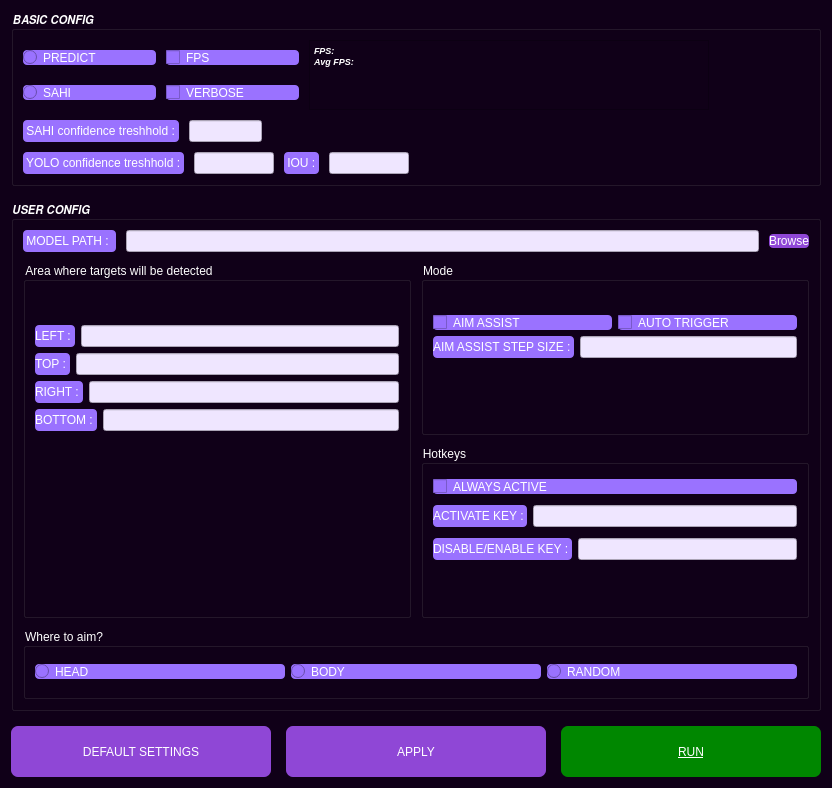
<?xml version="1.0" encoding="UTF-8"?>
<ui version="4.0">
 <class>Dialog</class>
 <widget class="QDialog" name="Dialog">
  <property name="geometry">
   <rect>
    <x>0</x>
    <y>0</y>
    <width>832</width>
    <height>788</height>
   </rect>
  </property>
  <property name="sizePolicy">
   <sizepolicy hsizetype="Preferred" vsizetype="Preferred">
    <horstretch>0</horstretch>
    <verstretch>0</verstretch>
   </sizepolicy>
  </property>
  <property name="windowTitle">
   <string>🪄Magic-tricks-tool🪄</string>
  </property>
  <property name="styleSheet">
   <string notr="true">background-color: rgb(16, 0, 24);</string>
  </property>
  <layout class="QVBoxLayout" name="verticalLayout_9" stretch="3,10,1">
   <property name="spacing">
    <number>15</number>
   </property>
   <item>
    <widget class="QGroupBox" name="BASIC_CONFIG_groupBox">
     <property name="sizePolicy">
      <sizepolicy hsizetype="Preferred" vsizetype="Preferred">
       <horstretch>5</horstretch>
       <verstretch>5</verstretch>
      </sizepolicy>
     </property>
     <property name="styleSheet">
      <string notr="true">color: rgb(255, 255, 255);</string>
     </property>
     <property name="title">
      <string>𝘽𝘼𝙎𝙄𝘾 𝘾𝙊𝙉𝙁𝙄𝙂</string>
     </property>
     <layout class="QVBoxLayout" name="verticalLayout_11">
      <property name="spacing">
       <number>10</number>
      </property>
      <item>
       <layout class="QHBoxLayout" name="horizontalLayout" stretch="1,1,3">
        <property name="rightMargin">
         <number>100</number>
        </property>
        <item>
         <layout class="QVBoxLayout" name="verticalLayout">
          <item>
           <widget class="QRadioButton" name="PREDICT_radioButton">
            <property name="toolTip">
             <string>&lt;html&gt;&lt;head/&gt;&lt;body&gt;&lt;p&gt;If True - will detect large and medium-sized targets (this is enough for most games, so it is not recommended to change this parameter)&lt;/p&gt;&lt;/body&gt;&lt;/html&gt;</string>
            </property>
            <property name="styleSheet">
             <string notr="true">color: rgb(255, 255, 255);
background-color: rgb(154, 114, 255);
border-radius: 4px;
font: 12pt &quot;Segoe UI&quot;;</string>
            </property>
            <property name="text">
             <string>PREDICT</string>
            </property>
           </widget>
          </item>
          <item>
           <widget class="QRadioButton" name="SAHI_radioButton">
            <property name="toolTip">
             <string>&lt;html&gt;&lt;head/&gt;&lt;body&gt;&lt;p&gt;If True - will detect small and medium sized targets (this will reduce FPS by about 10x, so its an option only for rich guys with powerful GPU)&lt;/p&gt;&lt;/body&gt;&lt;/html&gt;</string>
            </property>
            <property name="styleSheet">
             <string notr="true">color: rgb(255, 255, 255);
background-color: rgb(154, 114, 255);
border-radius: 4px;
font: 12pt &quot;Segoe UI&quot;;</string>
            </property>
            <property name="text">
             <string>SAHI</string>
            </property>
           </widget>
          </item>
         </layout>
        </item>
        <item>
         <layout class="QVBoxLayout" name="verticalLayout_2">
          <item>
           <widget class="QCheckBox" name="FPS_checkBox">
            <property name="toolTip">
             <string>&lt;html&gt;&lt;head/&gt;&lt;body&gt;&lt;p&gt;If True - FPS and averageFPS will be displayed&lt;/p&gt;&lt;/body&gt;&lt;/html&gt;</string>
            </property>
            <property name="styleSheet">
             <string notr="true">color: rgb(255, 255, 255);
background-color: rgb(154, 114, 255);
border-radius: 4px;
font: 12pt &quot;Segoe UI&quot;;</string>
            </property>
            <property name="text">
             <string>FPS</string>
            </property>
           </widget>
          </item>
          <item>
           <widget class="QCheckBox" name="VERBOSE_checkBox">
            <property name="toolTip">
             <string>&lt;html&gt;&lt;head/&gt;&lt;body&gt;&lt;p&gt;If True - detected boxes will be drawn(it will decrease FPS by a lot)&lt;/p&gt;&lt;/body&gt;&lt;/html&gt;</string>
            </property>
            <property name="styleSheet">
             <string notr="true">color: rgb(255, 255, 255);
background-color: rgb(154, 114, 255);
border-radius: 4px;
font: 12pt &quot;Segoe UI&quot;;</string>
            </property>
            <property name="text">
             <string>VERBOSE</string>
            </property>
           </widget>
          </item>
         </layout>
        </item>
        <item>
         <widget class="QTextEdit" name="FPS_textEdit">
          <property name="styleSheet">
           <string notr="true">font: 700 italic 7pt &quot;Verdana&quot;;
</string>
          </property>
          <property name="html">
           <string>&lt;!DOCTYPE HTML PUBLIC &quot;-//W3C//DTD HTML 4.0//EN&quot; &quot;http://www.w3.org/TR/REC-html40/strict.dtd&quot;&gt;
&lt;html&gt;&lt;head&gt;&lt;meta name=&quot;qrichtext&quot; content=&quot;1&quot; /&gt;&lt;meta charset=&quot;utf-8&quot; /&gt;&lt;style type=&quot;text/css&quot;&gt;
p, li { white-space: pre-wrap; }
hr { height: 1px; border-width: 0; }
li.unchecked::marker { content: &quot;\2610&quot;; }
li.checked::marker { content: &quot;\2612&quot;; }
&lt;/style&gt;&lt;/head&gt;&lt;body style=&quot; font-family:'Verdana'; font-size:7pt; font-weight:700; font-style:italic;&quot;&gt;
&lt;p style=&quot; margin-top:0px; margin-bottom:0px; margin-left:0px; margin-right:0px; -qt-block-indent:0; text-indent:0px;&quot;&gt;FPS:&lt;/p&gt;
&lt;p style=&quot; margin-top:0px; margin-bottom:0px; margin-left:0px; margin-right:0px; -qt-block-indent:0; text-indent:0px;&quot;&gt;Avg FPS:&lt;/p&gt;&lt;/body&gt;&lt;/html&gt;</string>
          </property>
         </widget>
        </item>
       </layout>
      </item>
      <item>
       <layout class="QVBoxLayout" name="verticalLayout_10">
        <property name="rightMargin">
         <number>400</number>
        </property>
        <item>
         <layout class="QHBoxLayout" name="horizontalLayout_3" stretch="1,1,2">
          <property name="rightMargin">
           <number>0</number>
          </property>
          <item>
           <widget class="QLabel" name="SAHI_CT_label">
            <property name="toolTip">
             <string>&lt;html&gt;&lt;head/&gt;&lt;body&gt;&lt;p&gt;A threshold that defines how confident the SAHI must be to detect an object&lt;/p&gt;&lt;/body&gt;&lt;/html&gt;</string>
            </property>
            <property name="styleSheet">
             <string notr="true">color: rgb(255, 255, 255);
background-color: rgb(154, 114, 255);
border-radius: 4px;
font: 12pt &quot;Segoe UI&quot;;</string>
            </property>
            <property name="text">
             <string> SAHI confidence treshhold : </string>
            </property>
           </widget>
          </item>
          <item>
           <widget class="QLineEdit" name="SAHI_CT_lineEdit">
            <property name="styleSheet">
             <string notr="true">background-color: rgb(239, 230, 255);
color: rgb(0, 0, 47);</string>
            </property>
           </widget>
          </item>
          <item>
           <spacer name="horizontalSpacer_2">
            <property name="orientation">
             <enum>Qt::Horizontal</enum>
            </property>
            <property name="sizeHint" stdset="0">
             <size>
              <width>40</width>
              <height>20</height>
             </size>
            </property>
           </spacer>
          </item>
         </layout>
        </item>
        <item>
         <layout class="QHBoxLayout" name="horizontalLayout_2">
          <item>
           <widget class="QLabel" name="YOLO_CONFIDENCE_THRESHOLD_label">
            <property name="toolTip">
             <string>&lt;html&gt;&lt;head/&gt;&lt;body&gt;&lt;p&gt;A threshold that defines how confident the YOLO must be to detect an object&lt;/p&gt;&lt;/body&gt;&lt;/html&gt;</string>
            </property>
            <property name="styleSheet">
             <string notr="true">color: rgb(255, 255, 255);
background-color: rgb(154, 114, 255);
border-radius: 4px;
font: 12pt &quot;Segoe UI&quot;;</string>
            </property>
            <property name="text">
             <string> YOLO confidence treshhold : </string>
            </property>
           </widget>
          </item>
          <item>
           <widget class="QLineEdit" name="YOLO_CONFIDENCE_THRESHOLD_lineEdit">
            <property name="styleSheet">
             <string notr="true">background-color: rgb(239, 230, 255);
color: rgb(0, 0, 47);</string>
            </property>
           </widget>
          </item>
          <item>
           <widget class="QLabel" name="IOU_label">
            <property name="toolTip">
             <string>&lt;html&gt;&lt;head/&gt;&lt;body&gt;&lt;p&gt;Intersection Over Union (IOU)&lt;/p&gt;&lt;/body&gt;&lt;/html&gt;</string>
            </property>
            <property name="styleSheet">
             <string notr="true">color: rgb(255, 255, 255);
background-color: rgb(154, 114, 255);
border-radius: 4px;
font: 12pt &quot;Segoe UI&quot;;</string>
            </property>
            <property name="text">
             <string> IOU : </string>
            </property>
           </widget>
          </item>
          <item>
           <widget class="QLineEdit" name="IOU_lineEdit">
            <property name="styleSheet">
             <string notr="true">background-color: rgb(239, 230, 255);
color: rgb(0, 0, 47);</string>
            </property>
           </widget>
          </item>
         </layout>
        </item>
       </layout>
      </item>
     </layout>
    </widget>
   </item>
   <item>
    <widget class="QGroupBox" name="USER_CONFIG_groupBox">
     <property name="styleSheet">
      <string notr="true">color: rgb(255, 255, 255);</string>
     </property>
     <property name="title">
      <string>𝙐𝙎𝙀𝙍 𝘾𝙊𝙉𝙁𝙄𝙂</string>
     </property>
     <layout class="QVBoxLayout" name="verticalLayout_12" stretch="1,10,2">
      <property name="spacing">
       <number>10</number>
      </property>
      <item>
       <layout class="QHBoxLayout" name="horizontalLayout_8">
        <item>
         <widget class="QLabel" name="MODEL_PATH_label">
          <property name="toolTip">
           <string>&lt;html&gt;&lt;head/&gt;&lt;body&gt;&lt;p&gt;Path to neural network model&lt;/p&gt;&lt;/body&gt;&lt;/html&gt;</string>
          </property>
          <property name="styleSheet">
           <string notr="true">color: rgb(255, 255, 255);
background-color: rgb(154, 114, 255);
border-radius: 4px;
font: 12pt &quot;Segoe UI&quot;;</string>
          </property>
          <property name="text">
           <string> MODEL PATH :  </string>
          </property>
         </widget>
        </item>
        <item>
         <widget class="QLineEdit" name="MODEL_PATH_lineEdit">
          <property name="styleSheet">
           <string notr="true">background-color: rgb(239, 230, 255);
color: rgb(0, 0, 47);</string>
          </property>
         </widget>
        </item>
        <item>
         <widget class="QPushButton" name="Browse_pushButton">
          <property name="styleSheet">
           <string notr="true">
QPushButton{
color: rgb(255, 255, 255);
background-color: rgb(143, 71, 214);
border-radius: 4px;
font: 12pt &quot;Verdana&quot;;
}

QPushButton:hover{
	background-color:rgba(143, 71, 214,90);
}

QPushButton:pressed{
	background-color: rgba(143, 71, 214,70);
}</string>
          </property>
          <property name="text">
           <string>Browse</string>
          </property>
         </widget>
        </item>
       </layout>
      </item>
      <item>
       <layout class="QHBoxLayout" name="horizontalLayout_18" stretch="1,1">
        <item>
         <widget class="QGroupBox" name="Area_groupBox">
          <property name="toolTip">
           <string/>
          </property>
          <property name="title">
           <string>Area where targets will be detected</string>
          </property>
          <layout class="QVBoxLayout" name="verticalLayout_13" stretch="0">
           <property name="bottomMargin">
            <number>150</number>
           </property>
           <item>
            <layout class="QVBoxLayout" name="verticalLayout_3">
             <item>
              <layout class="QHBoxLayout" name="horizontalLayout_4">
               <item>
                <widget class="QLabel" name="LEFT_label">
                 <property name="toolTip">
                  <string>&lt;html&gt;&lt;head/&gt;&lt;body&gt;&lt;p&gt;On the X scale, the upper left corner&lt;/p&gt;&lt;/body&gt;&lt;/html&gt;</string>
                 </property>
                 <property name="styleSheet">
                  <string notr="true">color: rgb(255, 255, 255);
background-color: rgb(154, 114, 255);
border-radius: 4px;
font: 12pt &quot;Segoe UI&quot;;</string>
                 </property>
                 <property name="text">
                  <string>LEFT : </string>
                 </property>
                </widget>
               </item>
               <item>
                <widget class="QLineEdit" name="LEFT_lineEdit">
                 <property name="styleSheet">
                  <string notr="true">background-color: rgb(239, 230, 255);
color: rgb(0, 0, 47);</string>
                 </property>
                </widget>
               </item>
              </layout>
             </item>
             <item>
              <layout class="QHBoxLayout" name="horizontalLayout_5">
               <item>
                <widget class="QLabel" name="TOP_label">
                 <property name="toolTip">
                  <string>&lt;html&gt;&lt;head/&gt;&lt;body&gt;&lt;p&gt;On the Y scale, the upper left corner &lt;/p&gt;&lt;/body&gt;&lt;/html&gt;</string>
                 </property>
                 <property name="styleSheet">
                  <string notr="true">color: rgb(255, 255, 255);
background-color: rgb(154, 114, 255);
border-radius: 4px;
font: 12pt &quot;Segoe UI&quot;;</string>
                 </property>
                 <property name="text">
                  <string>TOP : </string>
                 </property>
                </widget>
               </item>
               <item>
                <widget class="QLineEdit" name="TOP_lineEdit">
                 <property name="styleSheet">
                  <string notr="true">background-color: rgb(239, 230, 255);
color: rgb(0, 0, 47);</string>
                 </property>
                </widget>
               </item>
              </layout>
             </item>
             <item>
              <layout class="QHBoxLayout" name="horizontalLayout_6">
               <item>
                <widget class="QLabel" name="RIGHT_label">
                 <property name="toolTip">
                  <string>&lt;html&gt;&lt;head/&gt;&lt;body&gt;&lt;p&gt;On the X scale, the lower right &lt;/p&gt;&lt;/body&gt;&lt;/html&gt;</string>
                 </property>
                 <property name="styleSheet">
                  <string notr="true">color: rgb(255, 255, 255);
background-color: rgb(154, 114, 255);
border-radius: 4px;
font: 12pt &quot;Segoe UI&quot;;</string>
                 </property>
                 <property name="text">
                  <string>RIGHT : </string>
                 </property>
                </widget>
               </item>
               <item>
                <widget class="QLineEdit" name="RIGHT_lineEdit">
                 <property name="styleSheet">
                  <string notr="true">background-color: rgb(239, 230, 255);
color: rgb(0, 0, 47);</string>
                 </property>
                </widget>
               </item>
              </layout>
             </item>
             <item>
              <layout class="QHBoxLayout" name="horizontalLayout_7">
               <item>
                <widget class="QLabel" name="BOTTOM_label">
                 <property name="toolTip">
                  <string>&lt;html&gt;&lt;head/&gt;&lt;body&gt;&lt;p&gt;On the Y scale, the lower right corner&lt;/p&gt;&lt;/body&gt;&lt;/html&gt;</string>
                 </property>
                 <property name="styleSheet">
                  <string notr="true">color: rgb(255, 255, 255);
background-color: rgb(154, 114, 255);
border-radius: 4px;
font: 12pt &quot;Segoe UI&quot;;</string>
                 </property>
                 <property name="text">
                  <string>BOTTOM : </string>
                 </property>
                </widget>
               </item>
               <item>
                <widget class="QLineEdit" name="BOTTOM_lineEdit">
                 <property name="styleSheet">
                  <string notr="true">background-color: rgb(239, 230, 255);
color: rgb(0, 0, 47);</string>
                 </property>
                </widget>
               </item>
              </layout>
             </item>
            </layout>
           </item>
          </layout>
         </widget>
        </item>
        <item>
         <layout class="QVBoxLayout" name="verticalLayout_4">
          <item>
           <widget class="QGroupBox" name="Mode_groupBox">
            <property name="title">
             <string>Mode</string>
            </property>
            <layout class="QVBoxLayout" name="verticalLayout_14">
             <property name="bottomMargin">
              <number>50</number>
             </property>
             <item>
              <layout class="QVBoxLayout" name="verticalLayout_5">
               <item>
                <layout class="QHBoxLayout" name="horizontalLayout_10">
                 <item>
                  <widget class="QCheckBox" name="AIM_ASSIST_checkBox">
                   <property name="toolTip">
                    <string>&lt;html&gt;&lt;head/&gt;&lt;body&gt;&lt;p&gt;If True - it is automatically aimed at the target in the specified area&lt;/p&gt;&lt;/body&gt;&lt;/html&gt;</string>
                   </property>
                   <property name="styleSheet">
                    <string notr="true">color: rgb(255, 255, 255);
background-color: rgb(154, 114, 255);
border-radius: 4px;
font: 12pt &quot;Segoe UI&quot;;</string>
                   </property>
                   <property name="text">
                    <string>AIM ASSIST</string>
                   </property>
                  </widget>
                 </item>
                 <item>
                  <widget class="QCheckBox" name="AUTO_TRIGGER_checkBox">
                   <property name="toolTip">
                    <string>&lt;html&gt;&lt;head/&gt;&lt;body&gt;&lt;p&gt;If True - it is automatically shoots when the cursor is within the detected box&lt;/p&gt;&lt;/body&gt;&lt;/html&gt;</string>
                   </property>
                   <property name="styleSheet">
                    <string notr="true">color: rgb(255, 255, 255);
background-color: rgb(154, 114, 255);
border-radius: 4px;
font: 12pt &quot;Segoe UI&quot;;</string>
                   </property>
                   <property name="text">
                    <string>AUTO TRIGGER</string>
                   </property>
                  </widget>
                 </item>
                </layout>
               </item>
               <item>
                <layout class="QHBoxLayout" name="horizontalLayout_11">
                 <item>
                  <widget class="QLabel" name="SCALE_label">
                   <property name="toolTip">
                    <string>&lt;html&gt;&lt;head/&gt;&lt;body&gt;&lt;p&gt;Determines how big the steps will be when the aim assist brings the cursor to the target.&lt;/p&gt;&lt;p&gt;If this variable is too small, the movement will be slow, if it is too high, the movement will be jerky.&lt;/p&gt;&lt;p&gt;You have to determine this variable yourself by trial and error.&lt;/p&gt;&lt;/body&gt;&lt;/html&gt;</string>
                   </property>
                   <property name="styleSheet">
                    <string notr="true">color: rgb(255, 255, 255);
background-color: rgb(154, 114, 255);
border-radius: 4px;
font: 12pt &quot;Segoe UI&quot;;</string>
                   </property>
                   <property name="text">
                    <string>AIM ASSIST STEP SIZE : </string>
                   </property>
                  </widget>
                 </item>
                 <item>
                  <widget class="QLineEdit" name="SCALE_lineEdit">
                   <property name="styleSheet">
                    <string notr="true">background-color: rgb(239, 230, 255);
color: rgb(0, 0, 47);</string>
                   </property>
                  </widget>
                 </item>
                </layout>
               </item>
              </layout>
             </item>
            </layout>
           </widget>
          </item>
          <item>
           <widget class="QGroupBox" name="Hotkeys_groupBox">
            <property name="title">
             <string>Hotkeys</string>
            </property>
            <layout class="QHBoxLayout" name="horizontalLayout_19">
             <property name="bottomMargin">
              <number>50</number>
             </property>
             <item>
              <layout class="QVBoxLayout" name="verticalLayout_6">
               <item>
                <widget class="QCheckBox" name="ALWAYS_ACTIVE_checkBox">
                 <property name="toolTip">
                  <string>&lt;html&gt;&lt;head/&gt;&lt;body&gt;&lt;p&gt;If True - will work all the time regardless of whether the ACTIVATE KEY is pressed or not&lt;/p&gt;&lt;/body&gt;&lt;/html&gt;</string>
                 </property>
                 <property name="styleSheet">
                  <string notr="true">color: rgb(255, 255, 255);
background-color: rgb(154, 114, 255);
border-radius: 4px;
font: 12pt &quot;Segoe UI&quot;;</string>
                 </property>
                 <property name="text">
                  <string>ALWAYS ACTIVE</string>
                 </property>
                </widget>
               </item>
               <item>
                <layout class="QHBoxLayout" name="horizontalLayout_12">
                 <item>
                  <widget class="QLabel" name="ACTIVATE_KEY_label">
                   <property name="toolTip">
                    <string>&lt;html&gt;&lt;head/&gt;&lt;body&gt;&lt;p&gt;Specifies a virtual key(Right mouse button by default).Aim assist and auto-trigger will work only when this key is pressed.  &lt;/p&gt;&lt;p&gt;If the desired virtual key is a letter or digit (A through Z, a through z, or 0 through 9), key must be set to the ASCII value of that character. &lt;/p&gt;&lt;p&gt;For other keys, it must be a virtual-key code. Link to virtual key codes: https://learn.microsoft.com/en-us/windows/win32/inputdev/virtual-key-codes&lt;/p&gt;&lt;/body&gt;&lt;/html&gt;</string>
                   </property>
                   <property name="styleSheet">
                    <string notr="true">color: rgb(255, 255, 255);
background-color: rgb(154, 114, 255);
border-radius: 4px;
font: 12pt &quot;Segoe UI&quot;;</string>
                   </property>
                   <property name="text">
                    <string>ACTIVATE KEY : </string>
                   </property>
                  </widget>
                 </item>
                 <item>
                  <widget class="QLineEdit" name="ACTIVATE_KEY_lineEdit">
                   <property name="styleSheet">
                    <string notr="true">background-color: rgb(239, 230, 255);
color: rgb(0, 0, 47);</string>
                   </property>
                  </widget>
                 </item>
                </layout>
               </item>
               <item>
                <layout class="QHBoxLayout" name="horizontalLayout_13">
                 <item>
                  <widget class="QLabel" name="D_or_E_KEY_label">
                   <property name="toolTip">
                    <string>&lt;html&gt;&lt;head/&gt;&lt;body&gt;&lt;p&gt;Also you can specify a key that will disable or enable 🪄magic🪄 (F1 by default).&lt;/p&gt;&lt;p&gt;If the desired virtual key is a letter or digit (A through Z, a through z, or 0 through 9), key must be set to the ASCII value of that character. &lt;/p&gt;&lt;p&gt;For other keys, it must be a virtual-key code. Link to virtual key codes: https://learn.microsoft.com/en-us/windows/win32/inputdev/virtual-key-codes.&lt;/p&gt;&lt;/body&gt;&lt;/html&gt;</string>
                   </property>
                   <property name="styleSheet">
                    <string notr="true">color: rgb(255, 255, 255);
background-color: rgb(154, 114, 255);
border-radius: 4px;
font: 12pt &quot;Segoe UI&quot;;</string>
                   </property>
                   <property name="text">
                    <string>DISABLE/ENABLE KEY : </string>
                   </property>
                  </widget>
                 </item>
                 <item>
                  <widget class="QLineEdit" name="D_or_E_KEY_lineEdit">
                   <property name="styleSheet">
                    <string notr="true">background-color: rgb(239, 230, 255);
color: rgb(0, 0, 47);</string>
                   </property>
                  </widget>
                 </item>
                </layout>
               </item>
              </layout>
             </item>
            </layout>
           </widget>
          </item>
         </layout>
        </item>
       </layout>
      </item>
      <item>
       <widget class="QGroupBox" name="Aim_groupBox">
        <property name="title">
         <string>Where to aim?</string>
        </property>
        <layout class="QVBoxLayout" name="verticalLayout_15">
         <item>
          <layout class="QHBoxLayout" name="horizontalLayout_9">
           <item>
            <widget class="QRadioButton" name="HEAD_radioButton">
             <property name="toolTip">
              <string>&lt;html&gt;&lt;head/&gt;&lt;body&gt;&lt;p&gt;If True - will aim at the target's head&lt;/p&gt;&lt;/body&gt;&lt;/html&gt;</string>
             </property>
             <property name="styleSheet">
              <string notr="true">color: rgb(255, 255, 255);
background-color: rgb(154, 114, 255);
border-radius: 4px;
font: 12pt &quot;Segoe UI&quot;;</string>
             </property>
             <property name="text">
              <string>HEAD</string>
             </property>
            </widget>
           </item>
           <item>
            <widget class="QRadioButton" name="BODY_radioButton">
             <property name="toolTip">
              <string>&lt;html&gt;&lt;head/&gt;&lt;body&gt;&lt;p&gt;If True - will aim at the target's body&lt;/p&gt;&lt;/body&gt;&lt;/html&gt;</string>
             </property>
             <property name="styleSheet">
              <string notr="true">color: rgb(255, 255, 255);
background-color: rgb(154, 114, 255);
border-radius: 4px;
font: 12pt &quot;Segoe UI&quot;;</string>
             </property>
             <property name="text">
              <string>BODY</string>
             </property>
            </widget>
           </item>
           <item>
            <widget class="QRadioButton" name="RANDOM_radioButton">
             <property name="toolTip">
              <string>&lt;html&gt;&lt;head/&gt;&lt;body&gt;&lt;p&gt;If True - will aim to random point&lt;/p&gt;&lt;/body&gt;&lt;/html&gt;</string>
             </property>
             <property name="styleSheet">
              <string notr="true">color: rgb(255, 255, 255);
background-color: rgb(154, 114, 255);
border-radius: 4px;
font: 12pt &quot;Segoe UI&quot;;</string>
             </property>
             <property name="text">
              <string>RANDOM</string>
             </property>
            </widget>
           </item>
          </layout>
         </item>
        </layout>
       </widget>
      </item>
     </layout>
    </widget>
   </item>
   <item>
    <layout class="QHBoxLayout" name="horizontalLayout_14" stretch="0,0,0">
     <item>
      <widget class="QPushButton" name="DEFAULT_pushButton">
       <property name="sizePolicy">
        <sizepolicy hsizetype="Preferred" vsizetype="Preferred">
         <horstretch>0</horstretch>
         <verstretch>0</verstretch>
        </sizepolicy>
       </property>
       <property name="toolTip">
        <string>&lt;html&gt;&lt;head/&gt;&lt;body&gt;&lt;p&gt;Return to default settings&lt;/p&gt;&lt;/body&gt;&lt;/html&gt;</string>
       </property>
       <property name="styleSheet">
        <string notr="true">
QPushButton{
color: rgb(255, 255, 255);
background-color: rgb(143, 71, 214);
border-radius: 7px;
font: 14pt &quot;Verdana&quot;;
}

QPushButton:hover{
	background-color:rgba(143, 71, 214,90);
}

QPushButton:pressed{
	background-color: rgba(143, 71, 214,70);
}</string>
       </property>
       <property name="text">
        <string>DEFAULT SETTINGS</string>
       </property>
      </widget>
     </item>
     <item>
      <widget class="QPushButton" name="APPLY_pushButton">
       <property name="sizePolicy">
        <sizepolicy hsizetype="Preferred" vsizetype="Preferred">
         <horstretch>0</horstretch>
         <verstretch>0</verstretch>
        </sizepolicy>
       </property>
       <property name="toolTip">
        <string>&lt;html&gt;&lt;head/&gt;&lt;body&gt;&lt;p&gt;Apply new settings&lt;/p&gt;&lt;/body&gt;&lt;/html&gt;</string>
       </property>
       <property name="styleSheet">
        <string notr="true">
QPushButton{
color: rgb(255, 255, 255);
background-color: rgb(143, 71, 214);
border-radius: 7px;
font: 14pt &quot;Verdana&quot;;
}

QPushButton:hover{
	background-color:rgba(143, 71, 214,90);
}

QPushButton:pressed{
	background-color: rgba(143, 71, 214,70);
}</string>
       </property>
       <property name="text">
        <string>APPLY</string>
       </property>
      </widget>
     </item>
     <item>
      <widget class="QPushButton" name="RUN_pushButton">
       <property name="sizePolicy">
        <sizepolicy hsizetype="Preferred" vsizetype="Preferred">
         <horstretch>0</horstretch>
         <verstretch>0</verstretch>
        </sizepolicy>
       </property>
       <property name="toolTip">
        <string>&lt;html&gt;&lt;head/&gt;&lt;body&gt;&lt;p&gt;Run 🪄magic🪄&lt;/p&gt;&lt;/body&gt;&lt;/html&gt;</string>
       </property>
       <property name="styleSheet">
        <string notr="true">QPushButton{
color: rgb(255, 255, 255);
	background-color: rgb(0, 135, 0);
	text-decoration: underline;
	font: 700 14pt &quot;Verdana&quot;;
border-radius: 7px;

}

QPushButton:hover{
	background-color:rgba(0, 135, 0,200);
}

QPushButton:pressed{
	background-color: rgba(0, 135, 0,150);
}</string>
       </property>
       <property name="text">
        <string>RUN</string>
       </property>
      </widget>
     </item>
    </layout>
   </item>
  </layout>
 </widget>
 <resources/>
 <connections/>
</ui>
